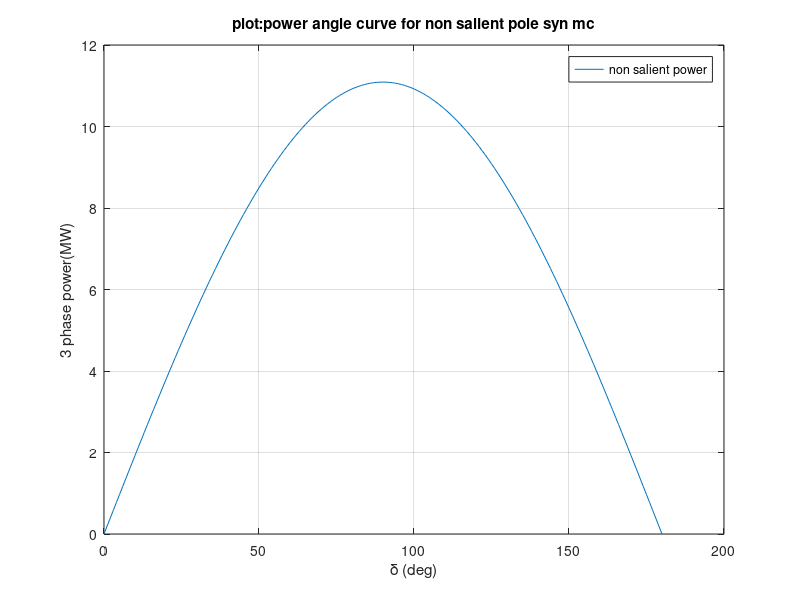

This chart was generated by the following MATLAB code:
% Determination of power angle of Non-Salient
% reluctance power, excitation emf and regulation

clc
clear all
% power angle Curve
p=input('power in MW = ');
pf=input('power factor = ');
vt=input('line voltage = ');
xd=input('xd in ohm = ');
xq=input('xq in ohm = ');
vt_ph=vt*1000/sqrt(3);
pf_a=acos(pf);
q=p*tan(pf_a);
i=(p-j*q)*1000000/(3*vt_ph);
delta=0:1:180;
delta_rad=delta*(pi/180);
% non salient syn motor
ef=vt_ph+(j*i*xd);
excitation_emf=abs(ef)
reg=(abs(ef)-abs(vt_ph))*100/abs(vt_ph)
power_non=abs (ef)*vt_ph*sin(delta_rad)/xd;
net_power=3*power_non/1000000;
plot(delta,net_power);
xlabel('\delta (deg)');
ylabel('3 phase power(MW)');
title('plot:power angle curve for non salient pole syn mc');
legend('non salient power')
grid;